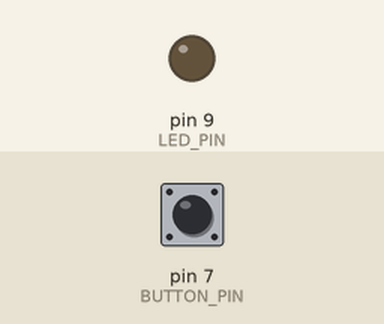
This sketch was run on a simulated Arduino Uno, built with avr-gcc and run on an emulated ATmega328P. Shown: output pins drawn as LEDs (lit = HIGH). Inputs (shaded band) come from the test bench; at power-on: pin 7 (BUTTON_PIN) HIGH. What the sketch prints to the serial monitor is not drawn.

Above: at 1.2 s.
1.3 s: pin 7 (BUTTON_PIN) pulled LOW for 0.15 s
At 1.38 s:
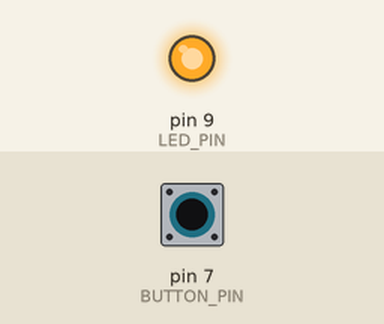
2.9 s: pin 7 (BUTTON_PIN) pulled LOW for 3.2 s
At 6.6 s:
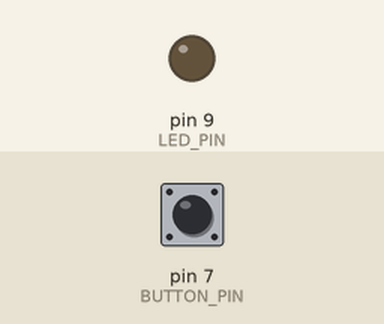
Timing chart, 0 to 8.1 s (numbered marks = the images above; inputs shaded):
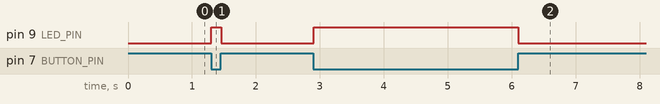

Measured:
- after the input at 1.3 s, pin 9 (LED_PIN): LOW → HIGH at once, → LOW 0.15 s later
- after the input at 2.9 s, pin 9 (LED_PIN): LOW → HIGH at once, → LOW 3.2 s later

The sketch:

Button_1.ino
```cpp
const int BUTTON_PIN = 7;//按鈕的接角(PIN)

const int LED_PIN = 9;

int buttonState = 0;//按鈕的狀態值

void setup() {
  Serial.begin(9600);
  pinMode(BUTTON_PIN, INPUT);//設定按鈕的接角為輸入,因為我們要讀取他的狀態值
  pinMode(LED_PIN, OUTPUT);//設定LED的接角為輸出

}

void loop() {
  buttonState = digitalRead(BUTTON_PIN);//讀取按鈕的狀態值
  Serial.println(buttonState);
  if(buttonState == LOW){//LOW = 0, HIGH = 1
    digitalWrite(LED_PIN, HIGH);
  }else{
    digitalWrite(LED_PIN, LOW);
  }
}
```
